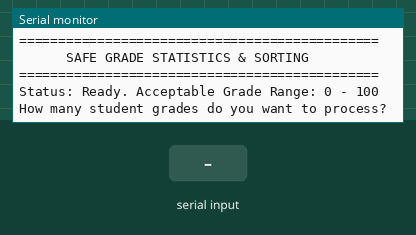
This sketch was run on a simulated Arduino Uno, built with avr-gcc and run on an emulated ATmega328P. Shown: the last lines printed to the serial monitor. The inputs (shaded band) are chosen by the test bench.

Above: at 1.2 s.
1.3 s: "." received over Serial
At 2.3 s:
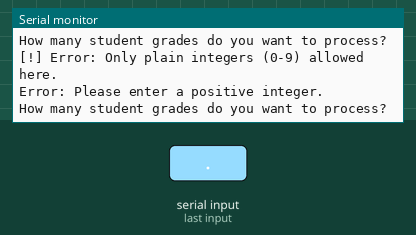
2.9 s: "5\n" received over Serial
At 3.4 s:
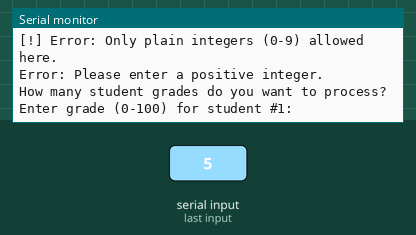
4.5 s: "90,45\n" received over Serial
At 5.8 s:
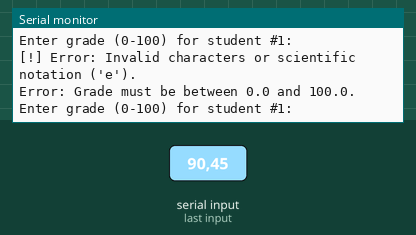
6.1 s: "0\n" received over Serial
At 7.1 s:
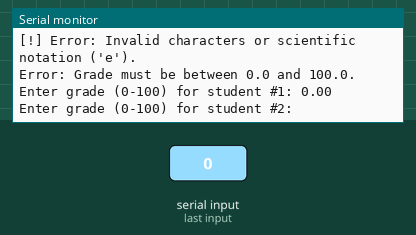

The sketch:

36-Array-Grades-Sorting.ino
```cpp
// (licence header left out)
#include <new>

// Global variable to store the sanitized input string
String validatedInput = "";

// Function Prototype
void bubbleSortDescending(float arr[], int n);
bool isValidNumericInput(bool allowFloat);
void clearBuffer();

void setup() {
  Serial.begin(115200);
  Serial.setTimeout(100);
  while (!Serial);

  Serial.println(F("=============================================="));
  Serial.println(F("      SAFE GRADE STATISTICS & SORTING       "));
  Serial.println(F("=============================================="));
  Serial.println(F("Status: Ready. Acceptable Grade Range: 0 - 100"));
}

void loop() {
  int numGrades = 0;

  // 1. INPUT VALIDATION: TOTAL NUMBER OF STUDENTS
  while (numGrades <= 0) {
    Serial.println(F("\nHow many student grades do you want to process?"));
    while (Serial.available() == 0);

    if (isValidNumericInput(false)) {
      numGrades = validatedInput.toInt();
    } else {
      Serial.println(F("[!] Error: Only plain integers (0-9) allowed here."));
    }
    clearBuffer();

    if (numGrades <= 0) Serial.println(F("Error: Please enter a positive integer."));
  }

  // 2. SAFE DYNAMIC HEAP ALLOCATION
  float* gradeList = new (std::nothrow) float[numGrades];
  if (gradeList == nullptr) {
    Serial.println(F("!!! FATAL ERROR: Out of Memory !!!"));
    return;
  }

  // 3. DATA ACQUISITION
  for (int i = 0; i < numGrades; i++) {
    float tempGrade = -1.0;
    while (tempGrade < 0 || tempGrade > 100) {
      Serial.print(F("Enter grade (0-100) for student #"));
      Serial.print(i + 1);
      Serial.print(F(": "));

      while (Serial.available() == 0);

      if (isValidNumericInput(true)) {
        tempGrade = validatedInput.toFloat();
      } else {
        Serial.println(F("\n[!] Error: Invalid characters or scientific notation ('e')."));
        // Note: tempGrade remains at its initial value (-1.0)
      }
      clearBuffer();

      if (tempGrade < 0 || tempGrade > 100) {
        Serial.println(F("Error: Grade must be between 0.0 and 100.0."));
      }
    }
    gradeList[i] = tempGrade;
    Serial.println(gradeList[i], 2);
  }

  // 4. SORTING (Descending Order)
  // Call the sorting function before displaying results
  bubbleSortDescending(gradeList, numGrades);

  // 5. DATA RECAP (Now Sorted)
  Serial.println(F("\n--- Sorted Grades (Highest to Lowest) ---"));
  for (int i = 0; i < numGrades; i++) {
    Serial.print(F("Rank #"));
    Serial.print(i + 1);
    Serial.print(F(": "));
    Serial.println(gradeList[i], 2);
  }

  // 6. STATISTICAL ANALYSIS
  float sum = 0;
  // After sorting, the Max is at position [0] and the Min is at [n-1]
  float maxGrade = gradeList[0];
  float minGrade = gradeList[numGrades - 1];

  for (int i = 0; i < numGrades; i++) {
    sum += gradeList[i];
  }

  // 7. FINAL RESULTS
  Serial.println(F("\n--- FINAL STATISTICS ---"));
  Serial.print(F("Average Score: ")); Serial.println(sum / numGrades, 2);
  Serial.print(F("Highest Score: ")); Serial.println(maxGrade, 2);
  Serial.print(F("Lowest Score:  ")); Serial.println(minGrade, 2);

  // 8. HEAP MEMORY CLEANUP
  delete[] gradeList;

  Serial.println(F("\n---------------------------------------------"));
  Serial.println(F("Type ANY CHARACTER to restart a new session..."));
  while (Serial.available() == 0);
  clearBuffer();
}

/*
 * Sorts an array of floats in descending order (Highest to Lowest).
 * Uses the Bubble Sort algorithm with an "Early-Exit" optimization.
 */
void bubbleSortDescending(float arr[], int n) {

  // Outer loop: Manages the number of passes through the array.
  // Each pass ensures the smallest remaining value "bubbles" to the end.
  for (int i = 0; i < n - 1; i++) {
    bool swapped = false;

    // Inner loop: Compares adjacent elements.
    // The range decreases by 'i' because the last 'i' elements are already sorted.
    for (int j = 0; j < n - i - 1; j++) {

      // Inverted condition: if the current element is LESS than the next one, swap them.
      if (arr[j] < arr[j + 1]) {
        float temp = arr[j];
        arr[j] = arr[j + 1];
        arr[j + 1] = temp;

        // Mark that a swap occurred in this pass.
        swapped = true;
      }
    }

    // Optimization: If no two elements were swapped during a pass,
    // the array is already sorted, and we can exit the loop early.
    if (!swapped) break;
  }
}

bool isValidNumericInput(bool allowFloat) {
  delay(10);
  validatedInput = Serial.readString();
  validatedInput.trim();

  if (validatedInput.length() == 0) return false;
  bool dotFound = false;
  for (uint16_t i = 0; i < validatedInput.length(); i++) {
    char c = validatedInput.charAt(i);
    if (isDigit(c)) continue;
    if (allowFloat && c == '.') {
      if (dotFound) return false;
      dotFound = true;
      continue;
    }
    return false;
  }
  return true;
}

void clearBuffer() {
  delay(10);
  while (Serial.available() > 0) Serial.read();
}
```

Measured:
- after the input at 1.3 s, the serial monitor: prints a new line after 0.11 s (image 1)
- after the input at 2.9 s, the serial monitor: prints a new line after 0.12 s (image 2)
- after the input at 4.5 s, the serial monitor: prints a new line after 0.11 s (image 3)
- after the input at 6.1 s, the serial monitor: prints a new line after 0.12 s (image 4)
